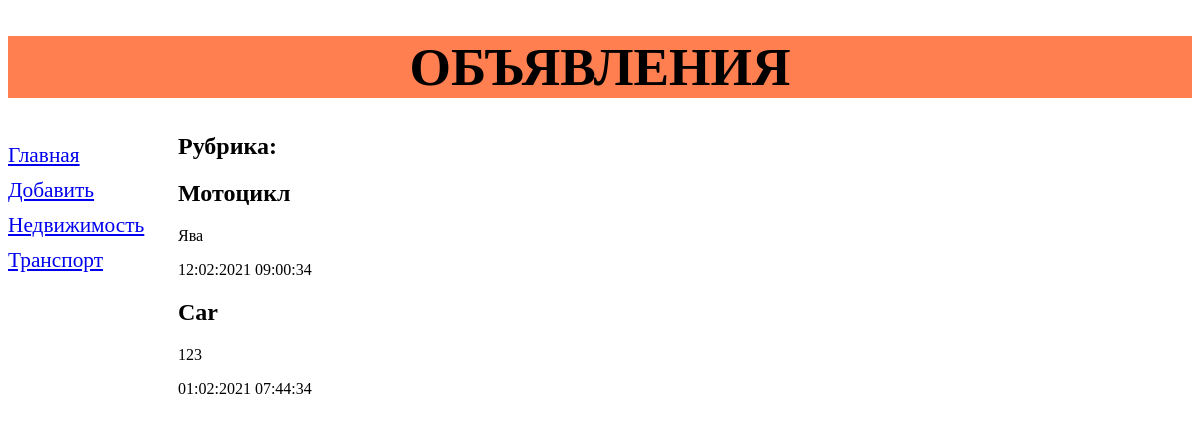
The page /bboard/2/ on the database its author committed.
### bboard/models.py (models this page shows, shortened)
class Rubric(models.Model):
    rubric_name = models.CharField(max_length=20, null=True, verbose_name="Название")
    class Meta:
        verbose_name = "Категория"
        verbose_name_plural = "Категории"
        ordering = ["rubric_name"]

class Bb(models.Model):
    title = models.CharField(max_length=30, verbose_name="Название")
    description = models.TextField(null=True, blank=True, verbose_name="Описание")
    price = models.FloatField(null=True, blank=True, verbose_name="Цена")
    was_published = models.DateTimeField(auto_now_add=True, db_index=True, verbose_name="Опубликовано")
    rubric = models.ForeignKey("Rubric", on_delete=models.PROTECT, null=True, verbose_name="Категория")
    class Meta:
        verbose_name = "Товар"
        verbose_name_plural = "Товары"
        ordering = ["-was_published"]

### bboard/views.py (the view)
# urls.py: path("<int:rubric_id>/", by_rubric, name="by_rubric"),
def by_rubric(request, rubric_id):
    bbs = Bb.objects.filter(rubric=rubric_id)
    rubrics = Rubric.objects.all()
    current_rubric = Rubric.objects.get(pk=rubric_id)
    context = {"bbs": bbs, "rubrics": rubrics, "current_rubric": current_rubric}
    return render(request, "bboard/by_rubrick.html", context)

### templates/bboard/by_rubrick.html (shortened to what this page needs)
{% extends "bboard/base.html" %}
    {% block content %}
    <h2>Рубрика: {{ current_rubric.name }}</h2>
    {% for bb in bbs %}
    <div>
        <h2>{{ bb.title }}</h2>
        <p>{{ bb.description }}</p>
        <p>{{ bb.was_published|date:"d:m:Y H:i:s" }}</p>
    </div>
    {% endfor %}
    {% endblock %}

### templates/bboard/base.html (shortened to what this page needs)
{% load static %}
<!DOCTYPE html>
<html lang="en">
<head>
    <link rel="stylesheet" type="text/css" href="{% static "bboard/style.css" %}"/>
</head>
<body>
<header><h1>Объявления</h1></header>
<nav>
    <a href="{% url "index" %}">Главная</a>
    <a href="{% url "add" %}">Добавить</a>
    {% for rubric in rubrics %}
    <a href="{% url "by_rubric" rubric.pk %}">{{ rubric.rubric_name }}</a>
    {% endfor %}
</nav>
<section>
    {% block content %}
    {% endblock %}
</section>
</body>
</html>

### bboard/static/bboard/style.css (style rules this page uses)
header h1 { font-size: 40pt; text-transform: uppercase; text-align: center; background: coral; }
nav { font-size: 16pt; float: left; width: 150px; }
nav a { display: block; margin: 10px 0; }
section { margin-left: 170px; }

### rows shown on the page
Rubric: rubric_name "Недвижимость"
Rubric: rubric_name "Транспорт"
Bb: title "Мотоцикл", description "Ява", was_published "12:02:2021 09:00:34"
Bb: title "Car", description "123", was_published "01:02:2021 07:44:34"
